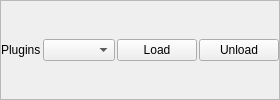
               <widget class="QFrame" name="plugin_values">
                <property name="frameShape">
                 <enum>QFrame::StyledPanel</enum>
                </property>
                <property name="frameShadow">
                 <enum>QFrame::Raised</enum>
                </property>
                <layout class="QGridLayout" name="gridLayout_17">
                 <property name="leftMargin">
                  <number>0</number>
                 </property>
                 <property name="topMargin">
                  <number>0</number>
                 </property>
                 <property name="rightMargin">
                  <number>0</number>
                 </property>
                 <property name="bottomMargin">
                  <number>0</number>
                 </property>
                 <property name="horizontalSpacing">
                  <number>2</number>
                 </property>
                 <property name="verticalSpacing">
                  <number>5</number>
                 </property>
                 <item row="0" column="0">
                  <widget class="QLabel" name="label">
                   <property name="text">
                    <string>Plugins</string>
                   </property>
                  </widget>
                 </item>
                 <item row="0" column="2">
                  <widget class="QPushButton" name="loadbutton">
                   <property name="text">
                    <string>Load</string>
                   </property>
                  </widget>
                 </item>
                 <item row="0" column="1">
                  <widget class="QComboBox" name="plugins"/>
                 </item>
                 <item row="0" column="3">
                  <widget class="QPushButton" name="unloadbutton">
                   <property name="text">
                    <string>Unload</string>
                   </property>
                  </widget>
                 </item>
                </layout>
               </widget>
